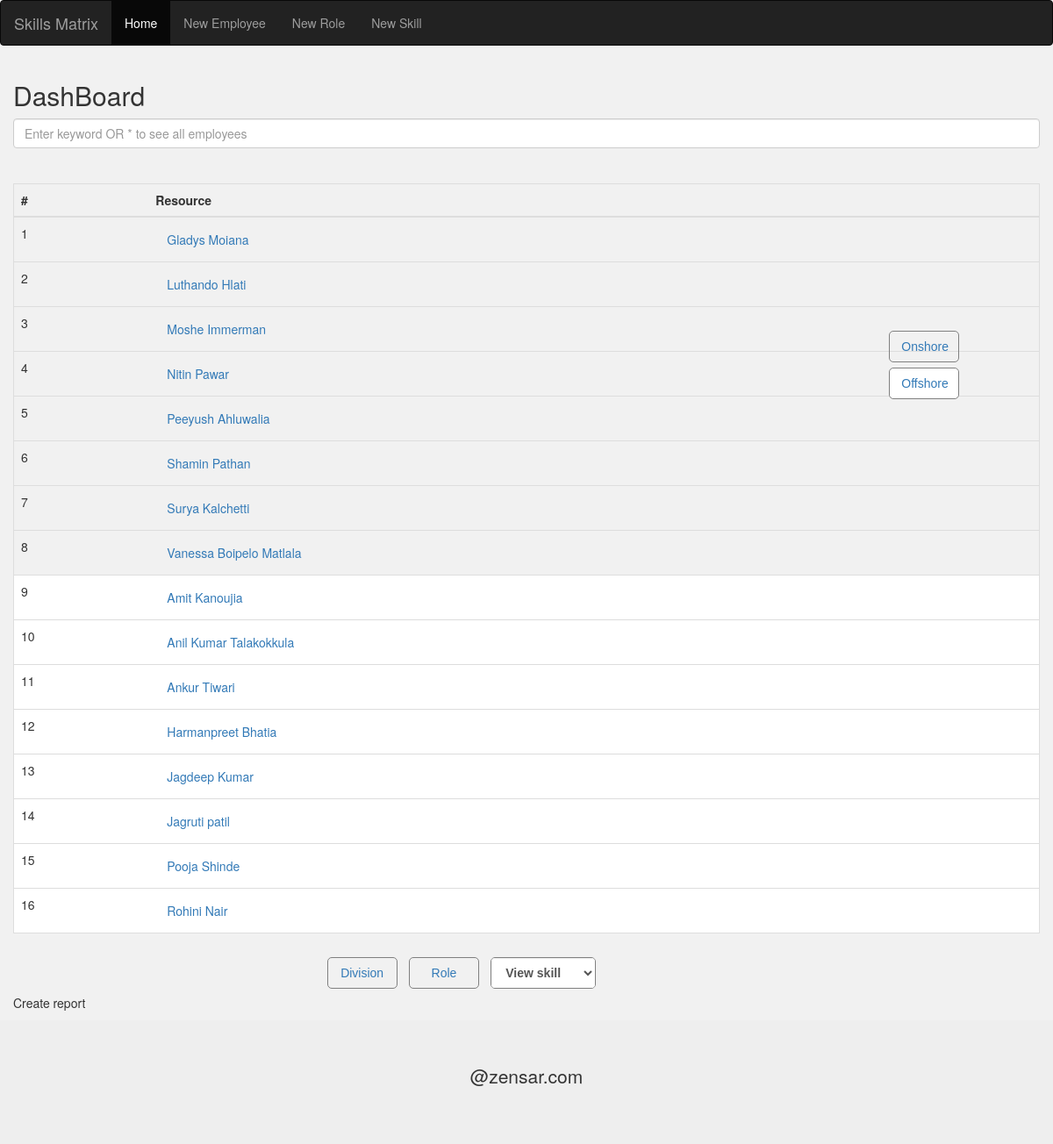
Page /dashboard.php on the committed database.
### tables this page shows
CREATE TABLE EMPLOYEES
(EMP_ID INT AUTO_INCREMENT PRIMARY KEY,
NAMES VARCHAR(60) NOT NULL,
SHORE VARCHAR(20) NOT NULL,
ROLE_ID INT NOT NULL);

### DBManager.php (called while the page is built, shortened)
<?php
function search($search_text) {
    $query = "SELECT distinct(e.NAMES), emp_id, e.SHORE, r.ROLE_DESCRIPTION, d.DIV_DESCRIPTION
            FROM employees e, b_employee_skills es, skills s, m_skills_level sl, roles r, divisions d
            WHERE  e.EMP_ID = es.EMPLOYEE_ID
            AND es.SKILL_ID = s.SKILL_ID
            AND es.LEVEL_ID = sl.LEVEL_ID
            AND e.role_id = r.role_id
            AND CONCAT (e.NAMES, s.SKILL_DESCRIPTION, r.ROLE_DESCRIPTION, sl.LEVEL_DESCR)
            LIKE '%" . $search_text . "%' "
            . " AND r.division_id = d.division_id  ";
    $query = $query . " ORDER BY e.shore DESC, e.NAMES ";
    $search_result = executeSQLQuery($query);
}
function executeSQLQuery($query) {
    $connect = mysqli_connect("localhost", "root", "", "matrix");
    return mysqli_query($connect, $query);
}
?>

### dashboard.php (the view, shortened to what this page needs)
<?php
include './DBManager.php';
if ($_SESSION['search_text'] === "*") {
    getAllEmployees();
} else {
    search($_SESSION['search_text']);
}
?>
<!DOCTYPE html>
<html lang="en">
    <head>
        <link rel="stylesheet" href="https://maxcdn.bootstrapcdn.com/bootstrap/3.3.7/css/bootstrap.min.css">
        <link href="Style.css" rel="stylesheet"/>
    </head>
    <body>
        <div class="container">
            <div class="row">
                <div>
                    <h2>DashBoard</h2>
                    <form method="POST">
                        <input type="text" class="form-control" name="txt_search" placeholder="Enter keyword OR * to see all employees"><br></br>
                        <div style="overflow:auto; height: 50%">
                            <table class="table table-hover">
                                <thead>
                                    <tr >
                                        <th>#</th>
                                        <th>Resource</th>
                                <th>
                                </th>
                                </tr>
                                </thead>
                                <?php
                                $counter = 0;
                                while ($row = mysqli_fetch_array($search_result)):
                                    $counter++;
                                    ?>
                                    <tr style="background-color:  <?php
                                    if ($row['SHORE'] === "Onshore") {
                                        echo '#f1f1f1';
                                    } else {
                                        echo 'white';
                                    }
                                    ?>">
                                        <td><?php echo $counter ?></td>
                                        <td ><button  type="button" class="btn btn-link"><?php echo $row['NAMES']; ?> </button></td>
                                        <td></td>
                                    </tr>
                                <?php endwhile; ?>
                            </table>
                        </div>
                        <div style="position: absolute; right: 100px; top: 370px">
                            <div class="color_card" style=""><button style="color: <?php
                                if ($_SESSION['show_onshore'] === false) {
                                    echo 'grey';
                                }
                                ?>" onclick="this.form.submit()" name="sb_onshore" type="submit" class="btn btn-link">Onshore</button> </div>
                            <div class="color_card" style="color: grey;background-color: white"><button style="color: <?php
                                if ($_SESSION['show_offshore'] === false) {
                                    echo 'grey';
                                }
                                ?>" onclick="this.form.submit()" name="sb_offshore" type="submit" class="btn btn-link">Offshore</button> </div>
                        </div>
                        <div id="tabs" style="display: flex;">
                            <div class="color_card" ><button style="color: <?php
                                if ($_SESSION['show_division'] === false) {
                                    echo 'grey';
                                }
                                ?>" onclick="this.form.submit()" name="sb_division" type="submit" class="btn btn-link">Division</button> </div>
                            <div class="color_card" style="color: grey;"><button style="color: <?php
                                if ($_SESSION['show_role'] === false) {
                                    echo 'grey';
                                }
                                ?>" onclick="this.form.submit()" name="sb_role" type="submit" class="btn btn-link">Role</button> </div>
                            <div class="color_card" style="width: 120px">
                                <form method="POST">
                                    <select class="form-control" onchange="this.form.submit();" name="s_skill" style="border: none; margin: 0 auto">
                                        <option style="color: grey;">View skill</option>
                                    </select>
                                </form>
                            </div>
                        </div>
                        <p style="padding: 0"> Create report<p>
                    </form>
                </div>
            </div>
        </div>
        <div class="jumbotron text-center" style="margin-bottom:0">
            <p>@zensar.com</p>
        </div>
    </body>
</html>

### Style.css (style rules this page uses)
table { border-collapse: collapse; border-spacing: 0; width: 100%; border: 1px solid #ddd; }
th, td { text-align: left; padding: 8px; }
tr:nth-child(even) { background-color: #f2f2f2 }

### dashboard.php (style rules this page uses)
body { background-color: #f1f1f1; }
.color_card { color: #fff; font-family: 'Helvetica', 'Arial', sans-serif; font-size: 10pt; font-weight: bold; text-align: center; width: 80px; border-radius: 5px; border-style: solid; border-width: 1px; border-color: grey; margin: 5pt; }
#tabs { width: 40%; margin: 0 auto; }

### rows in the picture
employees: NAMES "Gladys Moiana"
employees: NAMES "Luthando Hlati"
employees: NAMES "Moshe Immerman"
employees: NAMES "Nitin Pawar"
employees: NAMES "Peeyush Ahluwalia"
employees: NAMES "Shamin Pathan"
employees: NAMES "Surya Kalchetti"
employees: NAMES "Vanessa Boipelo Matlala"
employees: NAMES "Amit Kanoujia"
employees: NAMES "Anil Kumar Talakokkula"
employees: NAMES "Ankur Tiwari"
employees: NAMES "Harmanpreet Bhatia"
employees: NAMES "Jagdeep Kumar"
employees: NAMES "Jagruti patil"
employees: NAMES "Pooja Shinde"
employees: NAMES "Rohini Nair"
